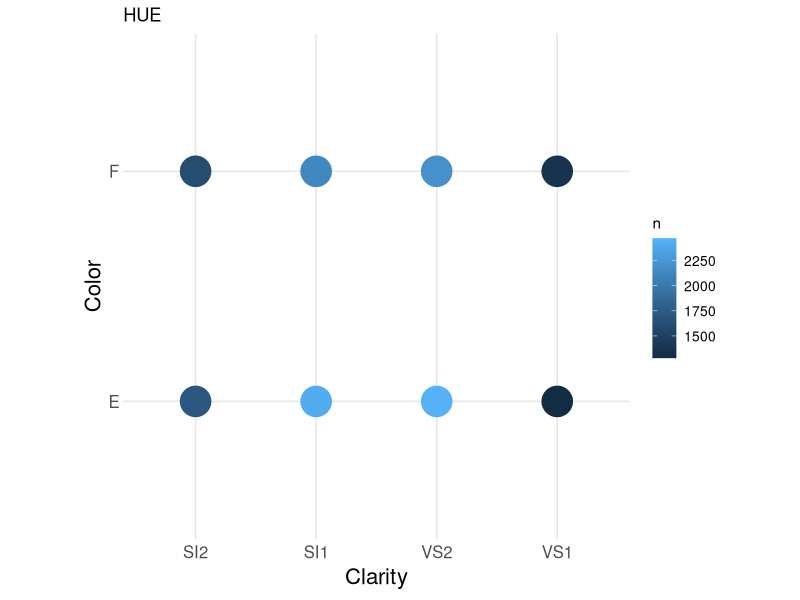
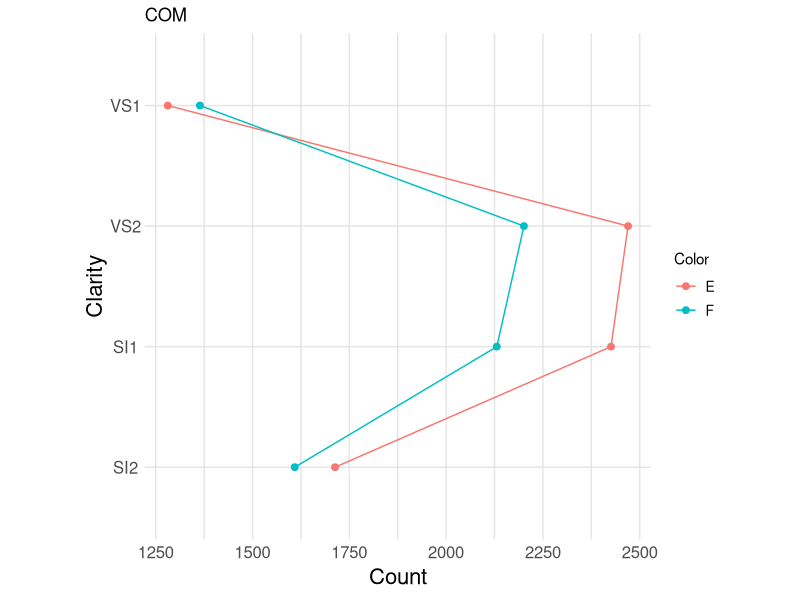
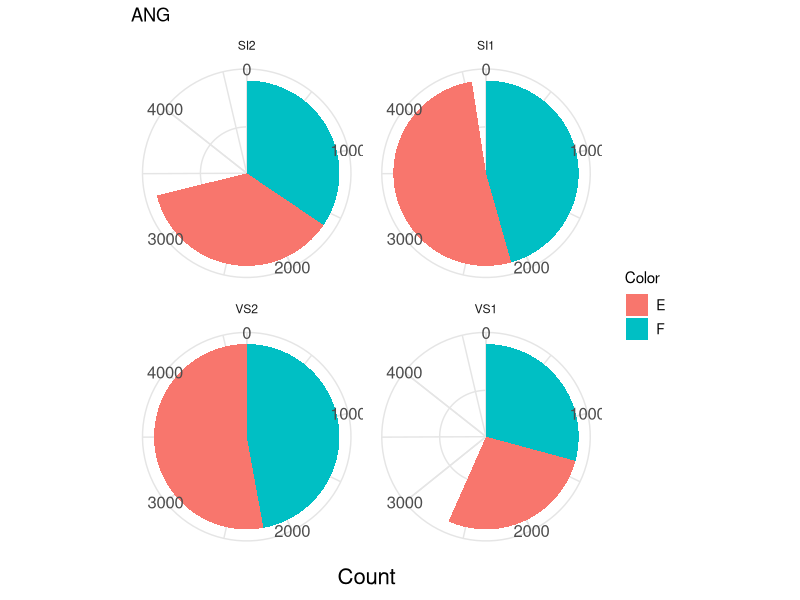
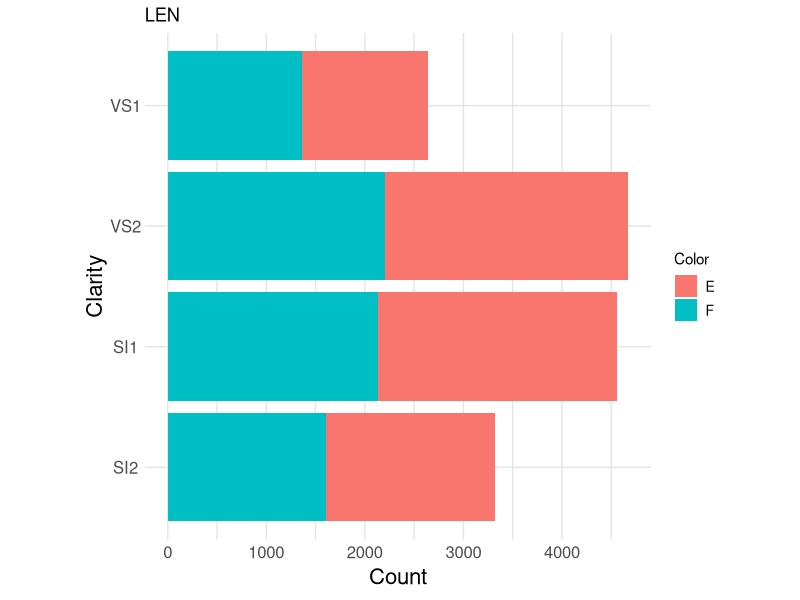
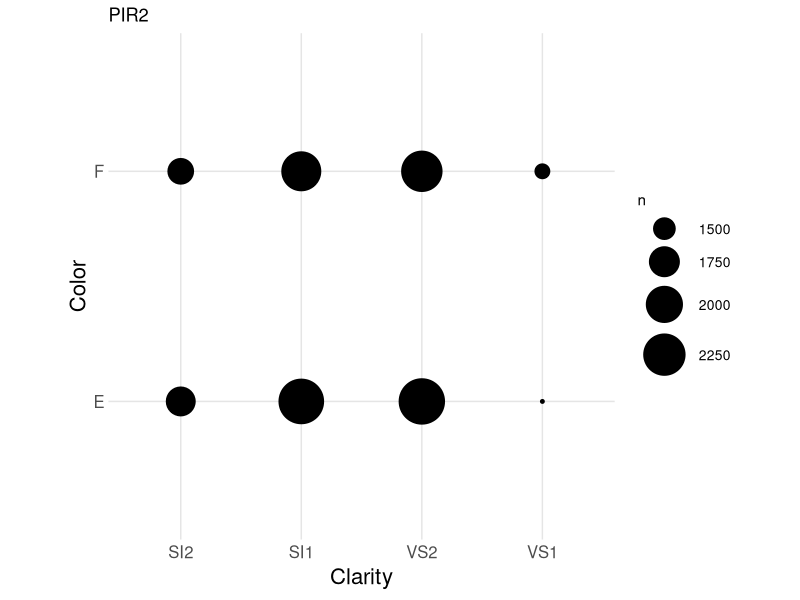
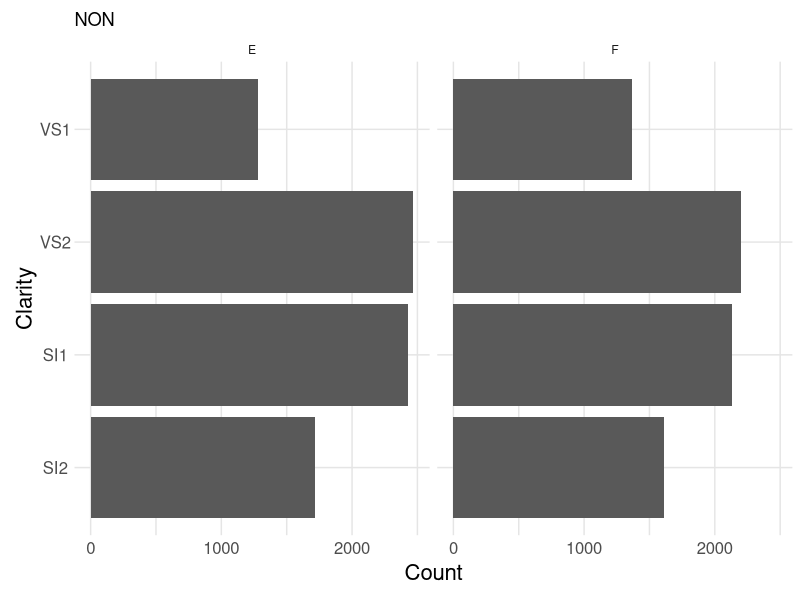
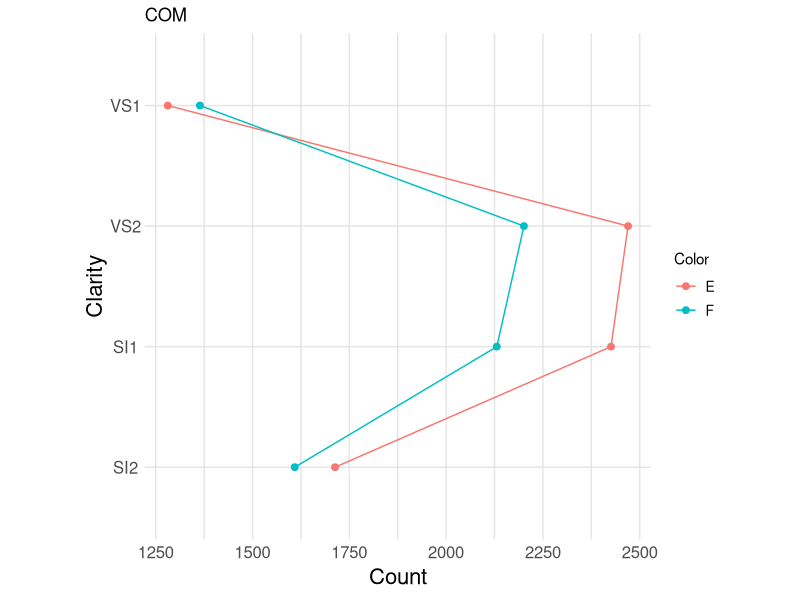
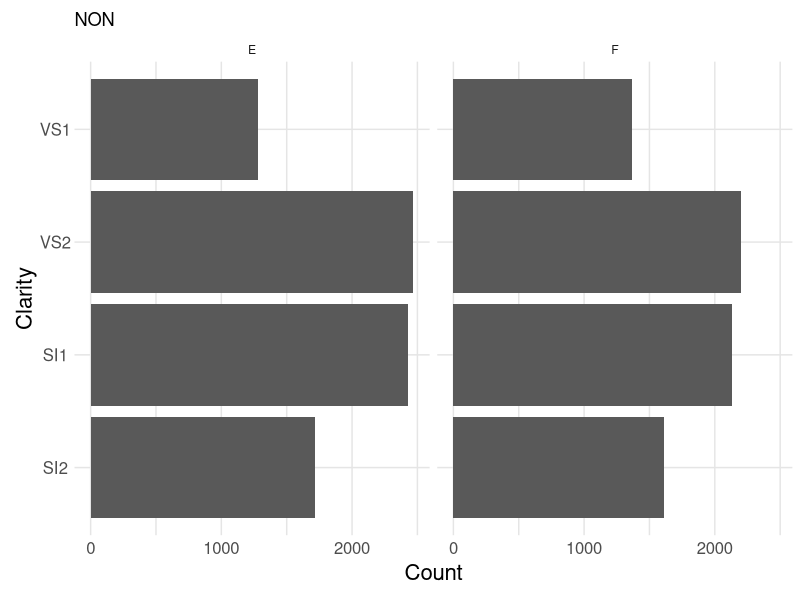

Generate these figures, in order, with R:
## ---- chunk 1
library(tidyverse)

sel_colors <- c("E", "F")
sel_clarities <- c("SI1", "SI2", "VS1", "VS2")

asp_ratio  <- 4 / 4
img_width  <- 5
img_height <- img_width * asp_ratio

# Common theme settings
theme_common <- function() {
  theme_minimal() %+replace%
  theme(
    axis.text.x = element_text(size = 12),
    axis.text.y = element_text(size = 12),
    axis.title.x = element_text(margin = margin(4, 4, 4, 4), size = 16),
    axis.title.y = element_text(margin = margin(4, 4, 4, 4), size = 16, angle = 90),

    aspect.ratio = asp_ratio,

    ## plot.margin   = unit(c(t = +0, b = +0, r = +0, l = +0), "cm"),
    ## panel.spacing = unit(c(t = +0, b = +0, r = +0, l = +0), "cm"),

    legend.text = element_text(size = 10),

    panel.grid.major = element_line(color = "grey90"),
    panel.grid.minor = element_line(color = "grey90")
  )
}

# Custom save
mysave <- function(filename) {
  ggsave(
    filename = filename,
    height   = img_height,
    width    = img_width,
    units    = "in"
    ## device   = cairo_ps
  )
}
## ---- chunk 2
fig_common <-
  diamonds %>%
  filter(
    color %in% sel_colors,
    clarity %in% sel_clarities
  ) %>%
  group_by(clarity, color) %>%
  summarize(n = n()) %>%
  ggplot(aes(x = clarity, y = n, group = color, color = as.factor(color))) +
  geom_line() +
  geom_point(size = 2) +
  scale_color_discrete(name = "Color") +
  coord_flip() +
  theme_common() +
  labs(
    x = "Clarity",
    y = "Count",
    title = "COM"
  )
mysave("../images/01_common_scale.png")
## ---- chunk 3
fig_nonaligned <-
  diamonds %>%
  filter(
    color %in% sel_colors,
    clarity %in% sel_clarities
  ) %>%
  ggplot(aes(x = clarity)) +
  geom_bar() +
  coord_flip() +
  scale_y_continuous(breaks = c(0, 1e3, 2e3, 3e3)) +
  facet_grid(.~color) +
  theme_common() +
  theme(aspect.ratio = 4 / 3) +
  labs(
    x = "Clarity",
    y = "Count",
    title = "NON"
  )
mysave("../images/02_nonaligned_scale.png")
## ---- chunk 4
fig_length <-
  diamonds %>%
  filter(
    color %in% sel_colors,
    clarity %in% sel_clarities
  ) %>%
  ggplot(aes(x = clarity, fill = as.factor(color))) +
  geom_bar() +
  coord_flip() +
  scale_fill_discrete(name = "Color") +
  theme_common() +
  labs(
    x = "Clarity",
    y = "Count",
    title = "LEN"
  )
mysave("../images/03_length.png")
## ---- chunk 5
fig_angle <-
  diamonds %>%
  filter(
    color %in% sel_colors,
    clarity %in% sel_clarities
  ) %>%
  group_by(clarity, color) %>%
  summarize(n = n()) %>%
  ggplot(aes(x = "", y = n, fill = color)) +
  geom_bar(width = 1, stat = "identity") +
  coord_polar("y", start = 0) +
  scale_fill_discrete(name = "Color") +
  facet_wrap(.~clarity) +
  theme_common() +
  labs(
    x = NULL,
    y = "Count",
    title = "ANG"
  )
mysave("../images/04_angle.png")
## ---- chunk 6
fig_area <-
  diamonds %>%
  filter(
    color %in% sel_colors,
    clarity %in% sel_clarities
  ) %>%
  group_by(clarity, color) %>%
  summarize(n = n()) %>%
  ggplot(aes(clarity, color, size = n)) +
  geom_point() +
  scale_size_continuous(range = c(1, 15)) +
  theme_common() +
  labs(
    x = "Clarity",
    y = "Color",
    title = "PIR2"
  )
mysave("../images/05_area.png")
## ---- chunk 7
fig_hue <-
  diamonds %>%
  filter(
    color %in% sel_colors,
    clarity %in% sel_clarities
  ) %>%
  group_by(clarity, color) %>%
  summarize(n = n()) %>%
  ggplot(aes(clarity, color, color = n)) +
  geom_point(size = 10) +
  theme_common() +
  labs(
    x = "Clarity",
    y = "Color",
    title = "HUE"
  )
mysave("../images/06_hue.png")
## ---- chunk 8
set.seed(102)
df_figs <-
  tribble(
                 ~task, ~fig,
        "Common scale", fig_common,
    "Nonaligned scale", fig_nonaligned,
              "Length", fig_length,
               "Angle", fig_angle,
                "Area", fig_area,
           "Color hue", fig_hue
  ) %>%
  sample_frac(size = 1)
## ---- chunk 9
df_figs %>% pull(fig)
